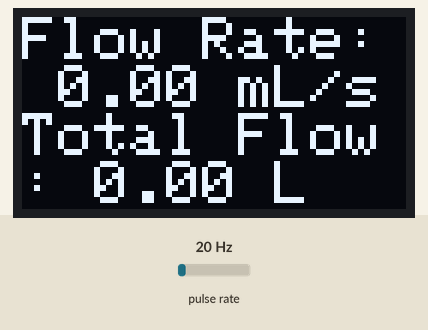
Recording of a sketch running on a simulated ESP32. Parts: 128×64 one-colour display. Wiring (inferred from the names in the program): pulse sensor: data GPIO 26. The test bench sets the inputs (shaded band); at power-on: pulse rate 20 Hz. WiFi joins after 1.5 s; servers stay silent unless stated; the display library's start-up logo is not drawn; what the sketch prints to the serial monitor is not drawn.

Above: at 5.1 s.
5.2 s: pulse rate (sensor on GPIO 26) set to 4 Hz
At 7.4 s:
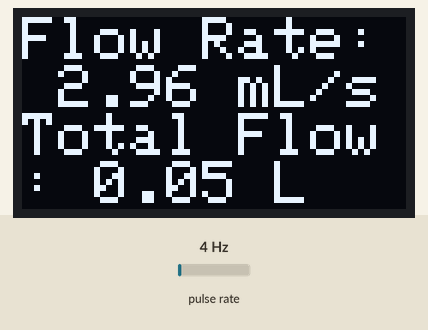
7.7 s: pulse rate (sensor on GPIO 26) set to 50 Hz
At 9.1 s:
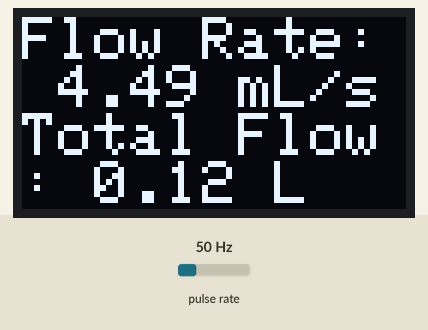
10.0 s: pulse rate (sensor on GPIO 26) set to 100 Hz
At 11.8 s:
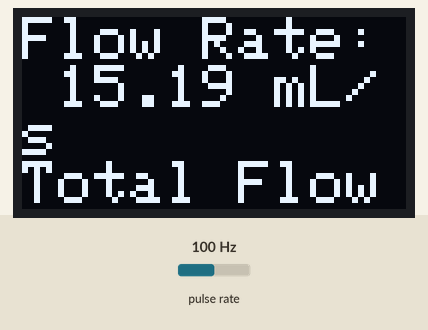
Timing chart, 0 to 13.3 s (numbered marks = the images above; inputs shaded):
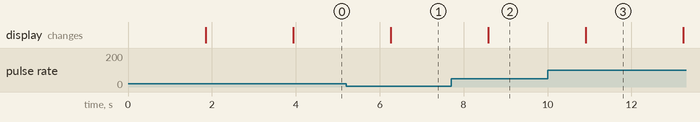

Measured:
- after the input at 5.2 s, the display: changes after 1.1 s (image 1)
- after the input at 7.7 s, the display: changes after 0.89 s (image 2)

The sketch:

Code.ino
```cpp
#include <SPI.h>
#include <Wire.h>
#include <Adafruit_GFX.h>
#include <Adafruit_SH110X.h>
#include <WiFi.h>
#include <ThingSpeak.h>

#define i2c_Address 0x3c
#define SCREEN_WIDTH 128
#define SCREEN_HEIGHT 64
#define OLED_RESET -1
#define SENSOR_PIN 26

const char* ssid = "esw-m19@iiith";
const char* password = "e5W-eMai@3!20hOct";
int writeChannelID = 1837480;
char writeAPIKey[] = "81PQDLQVBE6QY26J";
char readAPIKey[] = "FXUMI21X9IO5UIIW";

WiFiClient client;

long currentMillis = 0;
long previousMillis = 0;
int interval = 1000;
volatile byte pulseCount;
float calibrationFactor = 4.5;
byte pulse1Sec = 0;
float flowRate;
unsigned long flowMilliLitres;
unsigned int totalMilliLitres;
float flowLitres;
float totalLitres;

Adafruit_SH1106G display = Adafruit_SH1106G(SCREEN_WIDTH, SCREEN_HEIGHT, &Wire, OLED_RESET);

void IRAM_ATTR pulseCounter()
{
  pulseCount++;
}

void setup()   {

  Serial.begin(115200);


  WiFi.begin(ssid, password);
  while (WiFi.status() != WL_CONNECTED) {
      Serial.println("Couldn't connect...");
      delay(200);
  }
  if (WiFi.status() == WL_CONNECTED) {
    Serial.println();
    Serial.println("Connected");
    Serial.println("IP address: ");
    Serial.println(WiFi.localIP());
    Serial.println();
  }

  ThingSpeak.begin(client);

  delay(250);
  display.begin(i2c_Address, true);
  display.display();

  display.setTextSize(2);
  display.setTextColor(SH110X_WHITE);
  display.setCursor(0, 0);

  delay(2000);
  display.clearDisplay();

  pinMode(SENSOR_PIN, INPUT_PULLUP);
  pulseCount = 0;
  flowRate = 0.0;
  flowMilliLitres = 0;
  totalMilliLitres = 0;

  attachInterrupt(digitalPinToInterrupt(SENSOR_PIN), pulseCounter, FALLING);
}


void loop() {

  currentMillis = millis();
//  if (currentMillis - previousMillis > interval)
//  {
    pulse1Sec = pulseCount;
    pulseCount = 0;
    flowRate = ((1000.0 / (millis() - previousMillis)) * pulse1Sec) / calibrationFactor;
    previousMillis = millis();
    flowMilliLitres = (flowRate / 60) * 1000;
    flowLitres = (flowRate / 60);
    totalMilliLitres += flowMilliLitres;
    totalLitres += flowLitres;

  display.setTextSize(2);
  display.setTextColor(SH110X_WHITE);
  display.setCursor(0, 0);

    display.print("Flow Rate: ");
    display.print(float(flowRate));
    display.println(" mL/s");
    Serial.println(float(flowRate));
    display.print("Total Flow: ");
    display.print(totalLitres);
    display.println(" L");
    Serial.println(totalLitres);
    display.display();
    delay(2000);
    display.clearDisplay();

    ThingSpeak.setField(1, flowRate);
    ThingSpeak.setField(2, totalLitres);

    int y = ThingSpeak.writeFields(writeChannelID, writeAPIKey);
    if(y == 200) {
        Serial.println("worked");
    }
//  }
}
```
